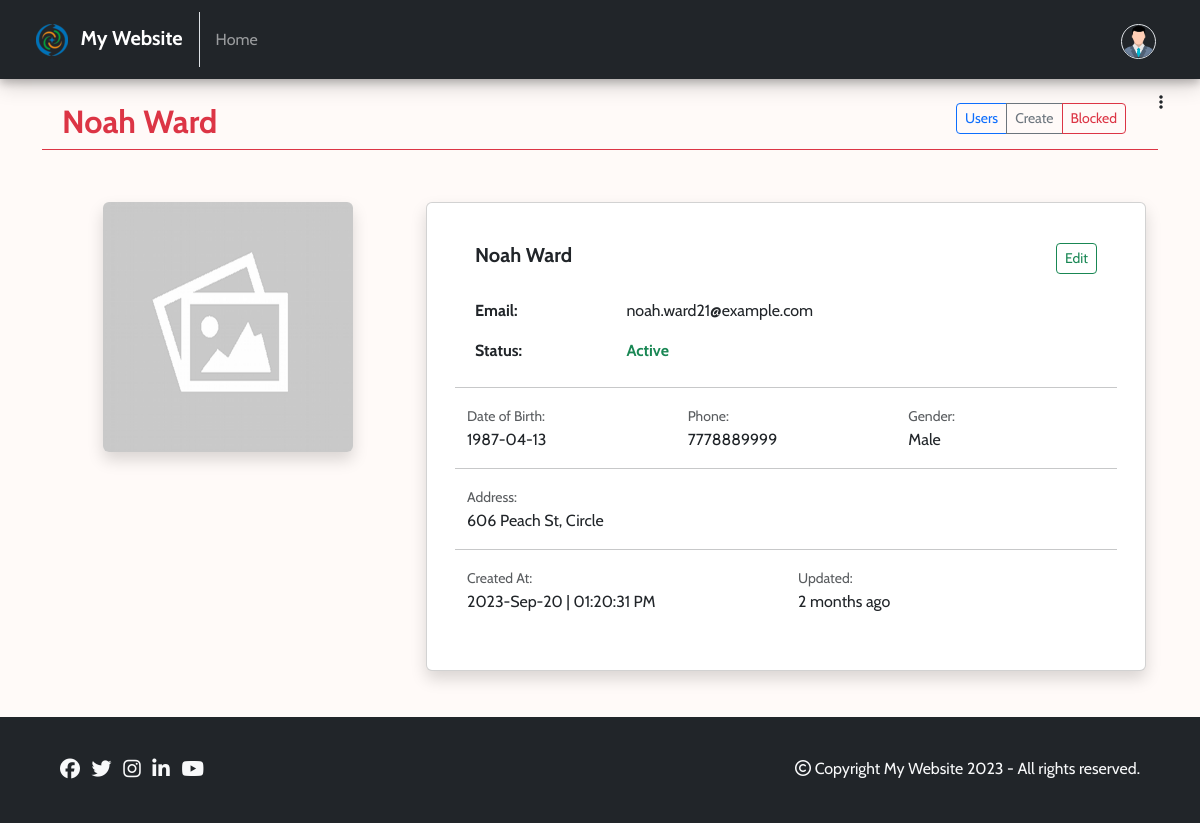
/admin/users/view.php?id=21 (signed in), run on the app's committed database.
### tables this page shows
CREATE TABLE `users` (
  `id` int(11) NOT NULL,
  `name` varchar(255) NOT NULL,
  `email` varchar(255) NOT NULL,
  `password` varchar(255) NOT NULL,
  `gender` char(1) DEFAULT NULL,
  `dob` date DEFAULT NULL,
  `phone` varchar(15) DEFAULT NULL,
  `address` varchar(255) DEFAULT NULL,
  `image` varchar(255) DEFAULT NULL,
  `role` char(1) NOT NULL DEFAULT 'u',
  `status` tinyint(1) NOT NULL DEFAULT 1,
  `created_at` datetime NOT NULL DEFAULT current_timestamp(),
  `updated_at` datetime NOT NULL DEFAULT current_timestamp()
);

### logics/db.php (called while the page is built, shortened)
<?php
class db
{
	private $dbHost = "localhost";
	private $dbUser = "root";
	private $dbPassword = "";
	private $dbName = "php_basic_crud_db";
	private $mysqli = "";
	private $conn = false;
	public function __construct()
	{
		if(!$this->conn)
		{
			$this->mysqli = new mysqli($this->dbHost, $this->dbUser, $this->dbPassword, $this->dbName);
			$this->conn = true;
		}
		else
		{
			return true;
		}
	}
	public function dynamicallyBindParameters($query, $params)
	{
		$types = '';
	        foreach($params as $param)
	        {
	            if(is_int($param))
	            {	$types .= 'i';	}
	            elseif (is_float($param))
	            {	$types .= 'd';	}
	            elseif (is_string($param))
	            {   $types .= 's';	}
	            else
	            {   $types .= 'b';	}
	        }
	        $bind_names[] = $types;
	        for ($i=0; $i<count($params);$i++)
	        {
	            $bind_name = 'bind' . $i;
	            $bind_names[] = &$$bind_name;
	        }
	        return $bind_names;
	}
	public function executeSQL($query, $params, $select = false)
	{
	    if (!empty($params))
	    {
	        $bind_names = $this->dynamicallyBindParameters($query, $params);
			$query = $this->mysqli->prepare($query);
	        call_user_func_array(array($query,'bind_param'), $bind_names);
	        $query->execute();
	        if($select)
	        {
	        	$result = $query->get_result()->fetch_all(MYSQLI_ASSOC);
	    	}
	    }
	    return $result;
	}
	public function timestampToCustomHumanReadable($timestamp) {
        $currentTimestamp = time();
        $timeDifference = abs($currentTimestamp - $timestamp);
        $secondsPerMinute = 60;
        $secondsPerHour = $secondsPerMinute * 60;
        $secondsPerDay = $secondsPerHour * 24;
        $secondsPerWeek = $secondsPerDay * 7;
        $secondsPerMonth = $secondsPerDay * 30;
        $secondsPerYear = $secondsPerDay * 365;
        if ($timeDifference >= $secondsPerYear) {
            $years = floor($timeDifference / $secondsPerYear);
            return $years . " year" . ($years > 1 ? "s" : "") . " ago";
        } elseif ($timeDifference >= $secondsPerMonth) {
            $months = floor($timeDifference / $secondsPerMonth);
            return $months . " month" . ($months > 1 ? "s" : "") . " ago";
        } elseif ($timeDifference >= $secondsPerWeek) {
            $weeks = floor($timeDifference / $secondsPerWeek);
            return $weeks . " week" . ($weeks > 1 ? "s" : "") . " ago";
        } elseif ($timeDifference >= $secondsPerDay) {
            $days = floor($timeDifference / $secondsPerDay);
            return $days . " day" . ($days > 1 ? "s" : "") . " ago";
        } elseif ($timeDifference >= $secondsPerHour) {
            $hours = floor($timeDifference / $secondsPerHour);
            return $hours . " hour" . ($hours > 1 ? "s" : "") . " ago";
        } else {
            $minutes = floor($timeDifference / $secondsPerMinute);
            return $minutes . " minute" . ($minutes > 1 ? "s" : "") . " ago";
        }
    }
}
?>

### admin/includes/header.php (called while the page is built, shortened)
<?php
include('../../logics/db.php');
$obj = new db();
include('variables.php');
?>

### admin/users/variables.php (called while the page is built, shortened)
<?php
$plural = "users";
?>

### admin/users/view.php (the view, shortened to what this page needs)
<?php
include('../includes/header.php');
$id = $_GET['id'];
$paramList = [$id];
$sql = "SELECT * FROM $plural WHERE id = ? AND status != 0 AND role != 'a'";
$result = $obj->executeSQL($sql, $paramList, true);
if($result == '' || empty($result))
{
    $_SESSION['error'] = "Something went wrong.";
    header('location: index.php'); die();
}
else
{
    $row = $result[0];
}
?>
<!DOCTYPE html>
<html lang="en">
<head>
    <?php include('../includes/head-contents.php'); ?>
</head>
<body>
    <?php include('../includes/admin-navbar.php'); ?>
    <?php include('../includes/admin-sidebar.php'); ?>
    <div class="container my-4">
        <div class="row px-2">
            <div class="col-6">
                <h2 class="text-danger fw-bold"><?php echo $row['name']; ?></h2>
            </div>
            <div class="col-6 text-end">
                <div class="btn-group" role="group" aria-label="Basic outlined example">
                    <a href="index.php" type="button" class="btn btn-sm btn-outline-primary"><?php echo ucwords($plural); ?></a>
                    <a href="create.php" type="button" class="btn btn-sm btn-outline-secondary">Create</a>
                    <a href="blocked.php" type="button" class="btn btn-sm btn-outline-danger">Blocked</a>
                </div>
            </div>
        </div>
        <hr class="text-danger opacity-100 my-0">
    </div>
    <div class="container my-5 px-4 py-1">
    <div class="row">
        <div class="col-md-4 text-center">
            <?php $img = empty($row['image']) ? "../../images/placeholder.png" : "../uploads/$plural/" . $row['image']?>
            <img src="<?php echo $img; ?>" class="img img-fluid shadow rounded mb-4 entityImage" alt="User Image">
        </div>
        <div class="col-md-8">
            <div class="card shadow rounded p-4">
                <div class="card-body">
                    <div class="row px-2">
                        <div class="col-6">
                            <h5 class="card-title mb-4 fw-bold"><?php echo $row['name']; ?></h5>
                        </div>
                        <div class="col-6 text-end">
                            <div class="btn-group" role="group" aria-label="Basic outlined example">
                                <a href="edit.php?id=<?php echo $row['id'] ?>" type="button" class="btn btn-sm btn-outline-success">Edit</a>
                            </div>
                        </div>
                    </div>
                    <table class="table table-borderless">
                        <tr>
                            <td class="fw-bold">Email:</td>
                            <td><?php echo $row['email'] ?></td>
                        </tr>
                        <tr>
                            <?php
                                $status = "";
                                $statusClass = "";
                                if ($row['status'] == "1") {
                                    $status =  "Active";
                                    $statusClass = "text-success";
                                } elseif ($row['status'] == "0") {
                                    $status =  "Blocked";
                                    $statusClass = "text-danger";
                                }
                            ?>
                            <td class="fw-bold">Status:</td>
                            <td class="<?php echo $statusClass; ?> fw-bold"><?php echo $status; ?></td>
                        </tr>
                    </table>
                    <div class="row">
                        <hr>
                        <div class="col">
                            <small class="text-muted">Date of Birth:</small>
                            <p><?php echo ($row['dob'] != "") ? $row['dob'] : "--"  ?></p>
                        </div>
                        <div class="col">
                            <small class="text-muted">Phone:</small>
                            <p><?php echo ($row['phone'] != "") ? $row['phone'] : "--"  ?></p>
                        </div>
                        <div class="col">
                            <small class="text-muted">Gender:</small>
                            <?php
                                $gender = "--";
                                if ($row['gender'] == "m")
                                {
                                    $gender =  "Male";
                                }
                                elseif($row['gender'] == "f")
                                {
                                    $gender =  "Female";
                                }
                                elseif($row['gender'] == "o")
                                {
                                    $gender =  "Other";
                                }
                            ?>
                            <p><?php echo $gender; ?></p>
                        </div>
                        <hr>
                    </div>
                    <div class="row">
                        <div class="col">
                            <small class="text-muted">Address:</small>
                            <p><?php echo ($row['address'] != "") ? $row['address'] : "--"  ?></p>
                        </div>
                        <hr>
                    </div>
                    <div class="row">
                        <div class="col">
                            <small class="text-muted">Created At:</small>
                            <p><?php echo date('Y-M-d | h:i:s A', strtotime($row["created_at"])); ?></p>
                        </div>
                        <div class="col">
                            <small class="text-muted">Updated:</small>
                            <?php $date = strtotime($row["updated_at"]); ?>
                            <p><?php echo $obj->timestampToCustomHumanReadable($date); ?></p>
                        </div>
                    </div>
                </div>
            </div>
        </div>
    </div>
</div>
    <?php include('../../includes/footer.php'); ?>
</body>
</html>

### css/style.css (style rules this page uses)
* { font-family: 'Cabin', Helvetica, sans-serif; }
body { min-height: 100vh; position: relative; margin: 0; padding-bottom: 100px; box-sizing: border-box; background-color: #FFFAF8; }
.entityImage { width: 250px; height: 250px; }

### data on the page
users: name "Noah Ward", email "noah.ward21@example.com", status "Active", dob "1987-04-13", phone "7778889999", gender "Male", address "606 Peach St, Circle", created_at "2023-Sep-20 | 01:20:31 PM", updated_at "2 months ago"

### other printed values
WEBSITE_NAME "My Website"
$plural "Users"
